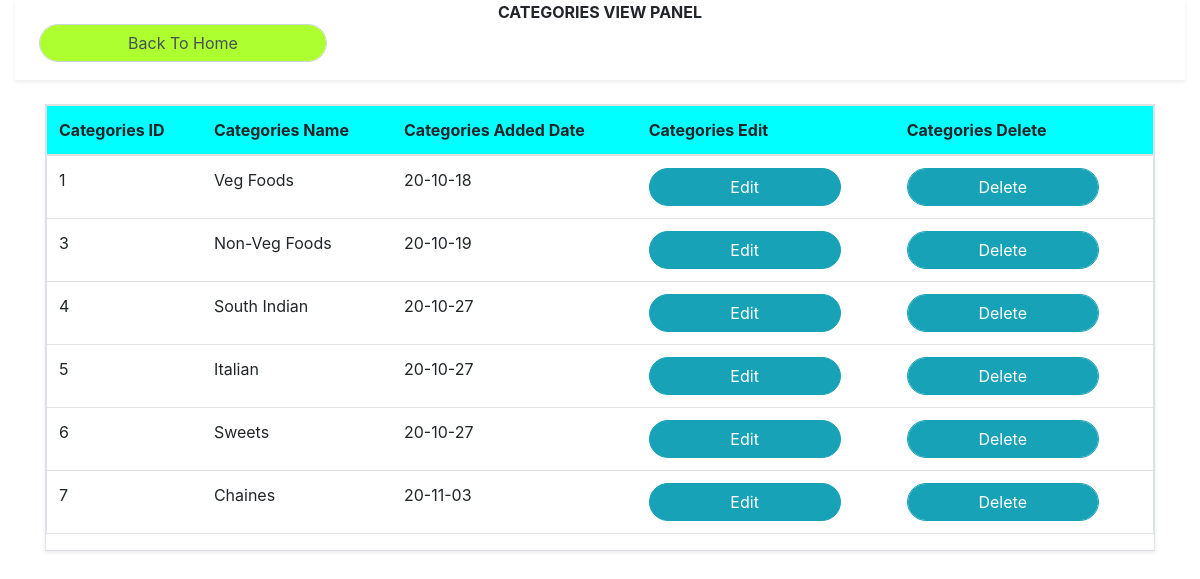
Screenshot of /admin/admin_categories_action.php (signed in) with the database file from the repository.
### tables this page shows
CREATE TABLE `categories_of_dish` (
  `categories_id` int(100) NOT NULL,
  `categories_name` varchar(100) NOT NULL,
  `date_of_adding` datetime NOT NULL DEFAULT CURRENT_TIMESTAMP
);

### admin/admin_categories_action.php (the view, shortened to what this page needs)
<?php
include '../connection.php';
if(!isset($_SESSION['loggedin'])){
header("location:../login_user.php");
}
else if(isset($_SESSION['loggedin']) && $_SESSION['user']==null){
    header("location:../index.php");
}
else if(isset($_SESSION['loggedin']) && $_SESSION['user']=='admin'){
?>
<!doctype html>
<html lang="en">
<head>
    <link rel="stylesheet" href="https://cdn.jsdelivr.net/npm/bootstrap@4.5.3/dist/css/bootstrap.min.css"
>
    <link rel="stylesheet" href="../css/style.css">
</head>
<body>
    <div class="container-fluid">
        <div class="shadow-sm mt-0 text-center" style="height: 80px; font-size:20;"><b>CATEGORIES VIEW
                PANEL</b>
                <a href="admin_home.php"><button type="submit" class="form-control ml-4" id="button_color" style="width: 18rem;">Back To Home</button></a>
            </div>
        <div class="container">
            <div class="shadow-sm border my-4" style="overflow-x: auto;">
                <table class="table  border" >
                    <thead>
                        <tr style="background-color:cyan;">
                            <th>Categories ID</th>
                            <th>Categories Name</th>
                            <th>Categories Added Date</th>
                            <th>Categories Edit</th>
                            <th>Categories Delete</th>
                        </tr>
                    </thead>
                    <tbody>
                        <?php
$sql="select * from `categories_of_dish`";
$result=mysqli_query($conn,$sql);
while($row=mysqli_fetch_assoc($result)){
    $date=date_create($row['date_of_adding']);
   $date_add= date_format($date,"y-m-d");
    echo '    <tr>
    <td>'.$row['categories_id'].'</td>
    <td>'.$row['categories_name'].'</td>
    <td>'.$date_add.'</td>
    <td><a href="update_action_categories.php?update_id='.$row['categories_id'].'"><button type="button" style="width:12rem; border-radius:20px;" class="form- control btn btn-info" >Edit</button></a></td>
    <td><a href="delete_action_categories.php?delete_id='.$row['categories_id'].'"><button type="button" style="width:12rem; border-radius:20px;" class="form-control btn btn-info" >Delete</button></a></td>
    </tr>';
}
?>
                    </tbody>
                </table>
            </div>
        </div>
    </div>
</body>
</html>
<?php } ?>

### css/style.css (style rules this page uses)
#button_color { border-radius: 20px; background-color: greenyellow; }

### rows the page displays
categories_of_dish: categories_id "1", categories_name "Veg Foods", date_of_adding "20-10-18"
categories_of_dish: categories_id "3", categories_name "Non-Veg Foods", date_of_adding "20-10-19"
categories_of_dish: categories_id "4", categories_name "South Indian", date_of_adding "20-10-27"
categories_of_dish: categories_id "5", categories_name "Italian", date_of_adding "20-10-27"
categories_of_dish: categories_id "6", categories_name "Sweets", date_of_adding "20-10-27"
categories_of_dish: categories_id "7", categories_name "Chaines", date_of_adding "20-11-03"
